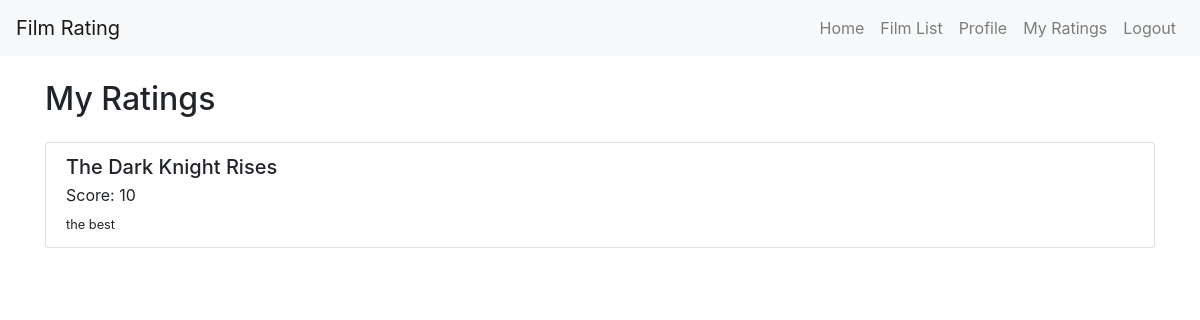
/ratings/my_ratings/ (signed in), run on the app's committed database.
### ratings/models.py (models this page shows, shortened)
class Rating(models.Model):
    user = models.ForeignKey(User, on_delete=models.CASCADE)
    film = models.ForeignKey(Film, on_delete=models.CASCADE)
    score = models.IntegerField()
    review = models.TextField(null=True, blank=True)
    created_at = models.DateTimeField(auto_now_add=True)
    class Meta:
        unique_together = ('user', 'film')

class Film(models.Model):
    title = models.CharField(max_length=100)
    description = models.TextField()
    release_date = models.DateField()
    image = models.ImageField(upload_to='film_images/', null=True, blank=True)

### ratings/views.py (the view)
# urls.py: path('my_ratings/', views.my_ratings, name='my_ratings'),
@login_required
def my_ratings(request):
    ratings = Rating.objects.filter(user=request.user)
    return render(request, 'ratings/my_ratings.html', {'ratings': ratings})

### ratings/templates/ratings/my_ratings.html
{% extends 'ratings/base.html' %}
{% block content %}
<h2 class="my-4">My Ratings</h2>
<div class="list-group">
    {% for rating in ratings %}
    <div class="list-group-item">
        <h5 class="mb-1">{{ rating.film.title }}</h5>
        <p class="mb-1">Score: {{ rating.score }}</p>
        <small>{{ rating.review }}</small>
    </div>
    {% endfor %}
</div>
{% endblock %}

### data on the page
Rating: film "The Dark Knight Rises", score "10", review "the best"
